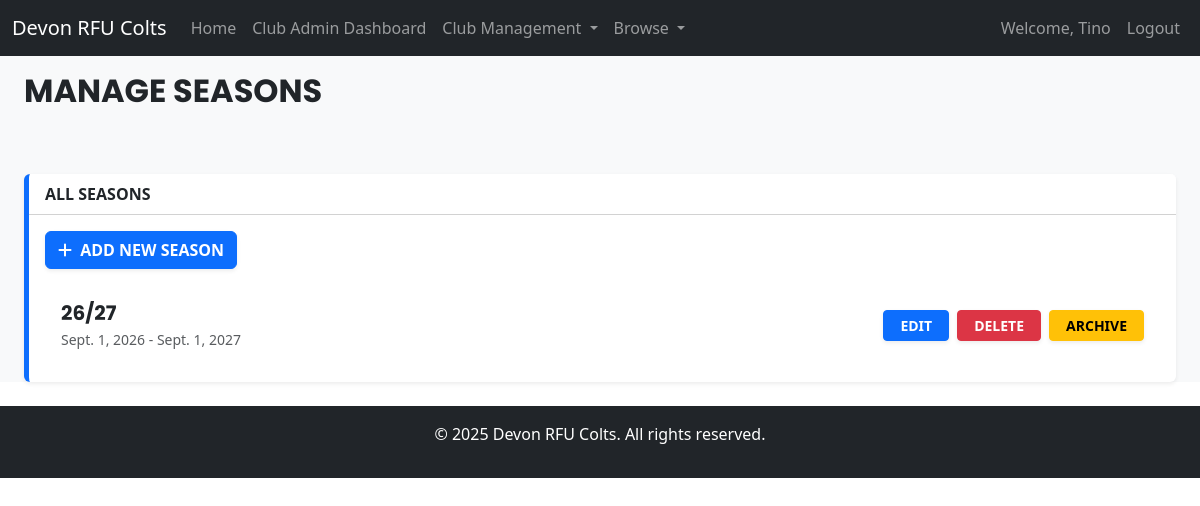
The page /accounts/manage_seasons/ (signed in) on the database as committed earlier.
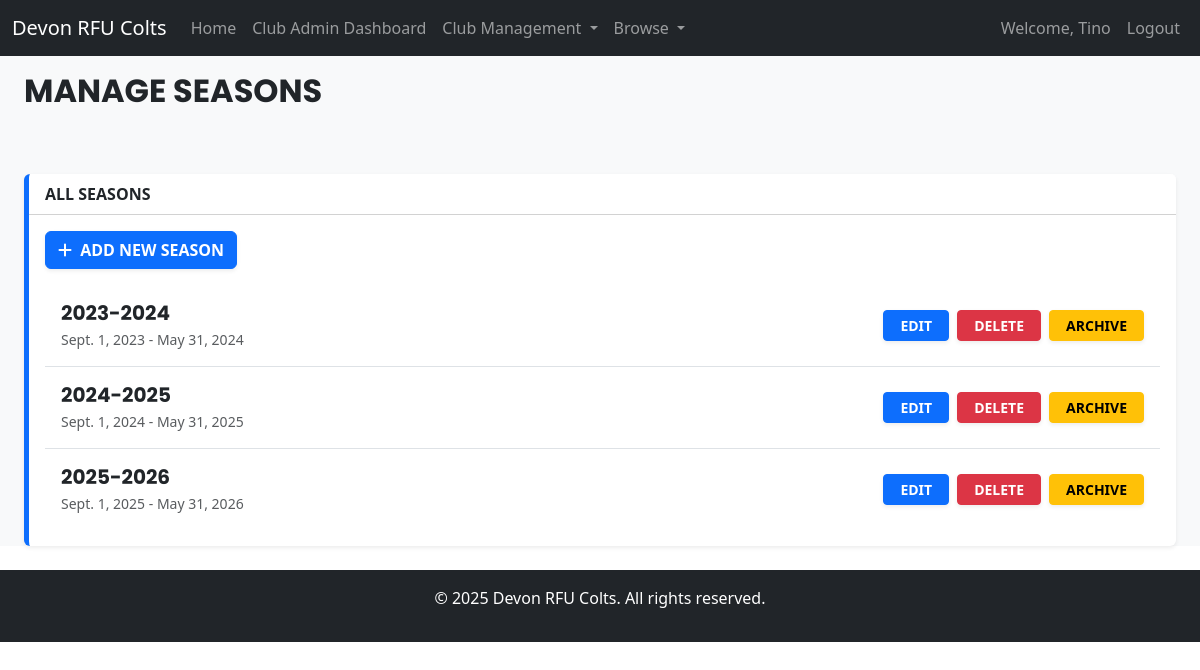
The same page on the database as committed later.
### app/models.py (models this page shows, shortened)
class Season(models.Model):
    year = models.CharField(max_length=20)
    start_date = models.DateField()
    end_date = models.DateField()
    archived_status = models.BooleanField(default=False)

### accounts/decorators.py (the view)
    @login_required
    def _wrapped_view(request, *args, **kwargs):
        if not (request.user.is_superuser or (hasattr(request.user, 'role') and request.user.role == 'admin')):
            if request.user.role == 'club_admin':
                return redirect('club_admin_dash')
            else:
                return HttpResponseForbidden("Admin access required.")
        return view_func(request, *args, **kwargs)

### accounts/models.py (called while the page is built)
    def is_admin(self):
        return self.role == "admin"

    def is_club_admin(self):
        return self.role == "club_admin"

### accounts/views.py (called while the page is built)
@admin_required
def manage_seasons(request):
    seasons = Season.objects.filter(archived_status=False)
    return render(request, "seasons/manage_seasons.html", {"seasons": seasons})

### accounts/templates/seasons/manage_seasons.html
{% extends 'accounts/base.html' %}
{% block hero %}
    <div class="container-fluid px-4 py-3">
        <h2 class="fw-bold text-dark text-uppercase mb-4">Manage Seasons</h2>
    </div>
    <div class="container-fluid mt-4 px-4 mb-4">
        <div class="card bg-white shadow-sm border-primary border-0 border-start border-5">
            <div class="card-header bg-white fw-bold text-uppercase">
                All Seasons
            </div>
            <div class="card-body">
                <a href="{% url 'new_season' %}" class="btn btn-primary shadow-sm mb-3 fw-semibold text-uppercase">
                    <i class="fas fa-plus me-1"></i> Add New Season
                </a>
                <ul class="list-group list-group-flush">
                    {% for season in seasons %}
                        <li class="list-group-item d-flex justify-content-between align-items-center py-3">
                            <div class="me-3">
                                <h5 class="fw-bold text-uppercase mb-1">{{ season.year }}</h5>
                                <p class="mb-0 text-muted small">{{ season.start_date }} - {{ season.end_date }}</p>
                            </div>
                            <div class="d-flex align-items-center gap-2">
                                <a href="{% url 'edit_season' season.id %}"
                                   class="btn btn-sm btn-primary shadow-sm text-uppercase fw-semibold px-3">
                                    Edit
                                </a>
                                <a href="{% url 'delete_season' season.id %}"
                                   class="btn btn-sm btn-danger shadow-sm text-uppercase fw-semibold px-3">
                                    Delete
                                </a>
                                <a href="{% url 'archive_season' season.id %}"
                                   class="btn btn-sm btn-warning shadow-sm text-uppercase fw-semibold px-3">
                                    {% if season.archived_status %}Unarchive{% else %}Archive{% endif %}
                                </a>
                            </div>
                        </li>
                    {% empty %}
                        <li class="list-group-item py-3 text-muted">No seasons found.</li>
                    {% endfor %}
                </ul>
            </div>
        </div>
    </div>
{% endblock %}

Rows that differ between the two databases and show on the page:
removed Season: year "26/27", start_date "Sept. 1, 2026", end_date "Sept. 1, 2027", archived_status "ARCHIVE"
added Season: year "2023-2024", start_date "Sept. 1, 2023", end_date "May 31, 2024", archived_status "ARCHIVE"
added Season: year "2024-2025", start_date "Sept. 1, 2024", end_date "May 31, 2025", archived_status "ARCHIVE"
added Season: year "2025-2026", start_date "Sept. 1, 2025", end_date "May 31, 2026", archived_status "ARCHIVE"
